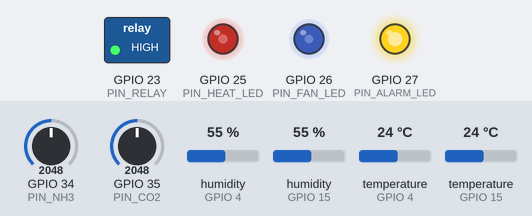
The sketch below on a simulated ESP32. On the bench: switched loads named in the sketch (green lamp = pin HIGH), output pins drawn as LEDs (lit = HIGH). Inputs (shaded band) come from the test bench; at power-on: GPIO 34 (PIN_NH3) = 2048, temperature (sensors on GPIO 4, GPIO 15) 24 °C, GPIO 35 (PIN_CO2) = 2048, humidity (sensors on GPIO 4, GPIO 15) 55 %. WiFi joins after 1.5 s; servers stay silent unless stated; no MQTT or app messages arrive unless stated; what the sketch prints to the serial monitor is not drawn.

Above: at 2.7 s.
2.8 s: GPIO 34 (PIN_NH3) set to 1666
At 5.3 s:
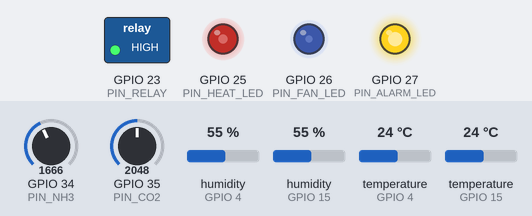
6.5 s: GPIO 34 (PIN_NH3) set to 1638
At 9.6 s:
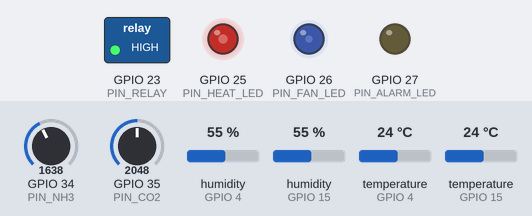
10.0 s: temperature (sensor on GPIO 4) set to 12 °C
At 11.1 s:
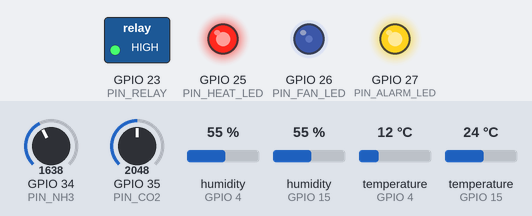
12.0 s: GPIO 35 (PIN_CO2) set to 3972
At 13.7 s:
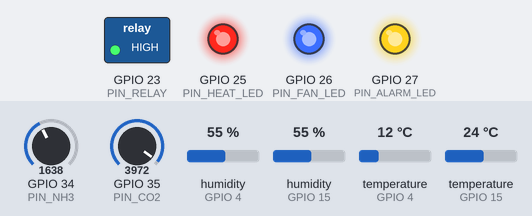
14.0 s: temperature (sensor on GPIO 4) set to 18.4 °C
15.7 s: temperature (sensor on GPIO 4) set to 19.7 °C
At 18.9 s:
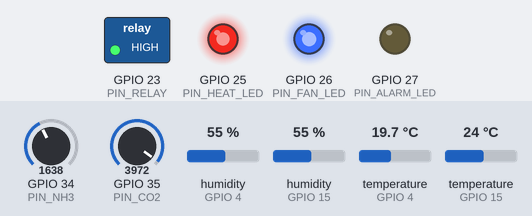
Timing chart, 0 to 20.0 s (numbered marks = the images above; inputs shaded):
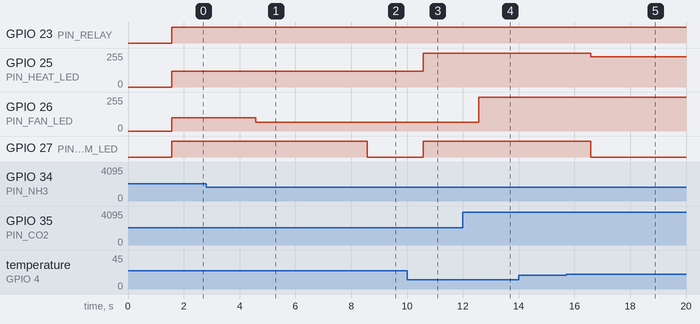

The sketch:

sketch.ino
```cpp
// Вузол керування мікрокліматом пташника на ESP32 (проєкт для симулятора Wokwi).
//
// Використовує те саме ядро алгоритму, що й firmware/core (climate_controller.*).
// Заміни давачів у симуляторі (у Wokwi немає SHT31, SCD30, MQ-137):
//   DHT22 #1 (D4)  – температура/вологість у приміщенні   (замість SHT31)
//   DHT22 #2 (D15) – зовнішня температура
//   потенціометр NH3 (D34) – 0..50 ppm                    (замість MQ-137)
//   потенціометр CO2 (D35) – 400..5000 ppm                (замість SCD30)
// Виконавчі пристрої:
//   червоний LED (D25, ШІМ) – потужність нагріву 0..100 %
//   синій LED   (D26, ШІМ) – продуктивність вентиляції V_min..V_max
//   реле        (D23)      – контактор нагрівача (увімкнено, якщо Q > 5 %)
//   жовтий LED  (D27)      – тривога (режим ALARM)
// Зв'язок: Wi-Fi «Wokwi-GUEST», MQTT-брокер broker.hivemq.com:1883.

#include <WiFi.h>
#include <PubSubClient.h>
#include "DHTesp.h"
#include "climate_controller.h"

// ---------- налаштування ----------
const char* WIFI_SSID = "Wokwi-GUEST";
const char* WIFI_PASS = "";
const char* MQTT_HOST = "broker.hivemq.com";
const int   MQTT_PORT = 1883;
// Унікальний префікс, бо публічний брокер спільний для всіх
const char* BASE = "ir45-maik/farm/h1";
const char* ZONE = "zoneA";

const int PIN_DHT_IN = 4, PIN_DHT_OUT = 15;
const int PIN_NH3 = 34, PIN_CO2 = 35;
const int PIN_HEAT_LED = 25, PIN_FAN_LED = 26, PIN_ALARM_LED = 27, PIN_RELAY = 23;

const unsigned long CONTROL_MS = 1000;    // період алгоритму, 1 с (розд. 3.3)
const unsigned long SENSOR_MS = 2000;     // DHT22 можна читати не частіше ніж раз на 2 с
const unsigned long PUBLISH_MS = 5000;    // у звіті 30 с; для демонстрації – 5 с

// ---------- об'єкти ----------
DHTesp dhtIn, dhtOut;
WiFiClient net;
PubSubClient mqtt(net);
climate::AdaptiveController ctrl;           // параметри за замовчуванням = табл. 3 звіту
climate::Measurements meas = {23.0, -5.0, 10.0, 2000.0};
climate::Output out = {0.9, 0.0, climate::Mode::Normal};
float humIn = 60.0;
unsigned long tControl = 0, tSensor = 0, tPublish = 0;
char topicTelemetry[64], topicStatus[64], topicAlarm[64], topicSetpoints[64], topicCmd[64];

// ---------- ШІМ: сумісно з Arduino-ESP32 2.x і 3.x ----------
void pwmInit(int pin, int ch) {
#if defined(ESP_ARDUINO_VERSION_MAJOR) && ESP_ARDUINO_VERSION_MAJOR >= 3
  (void)ch; ledcAttach(pin, 5000, 8);
#else
  ledcSetup(ch, 5000, 8); ledcAttachPin(pin, ch);
#endif
}
void pwmWrite(int pin, int ch, int duty) {
#if defined(ESP_ARDUINO_VERSION_MAJOR) && ESP_ARDUINO_VERSION_MAJOR >= 3
  (void)ch; ledcWrite(pin, duty);
#else
  (void)pin; ledcWrite(ch, duty);
#endif
}

// ---------- вхідні повідомлення: уставка {"temp_setpoint": 24.5} ----------
bool parseSetpoint(const char* json, float* value) {
  const char* key = strstr(json, "\"temp_setpoint\"");
  if (!key) return false;
  const char* colon = strchr(key, ':');
  if (!colon) return false;
  char* end = nullptr;
  float v = strtof(colon + 1, &end);
  if (end == colon + 1) return false;
  *value = v;
  return true;
}

void onMessage(char* topic, byte* payload, unsigned int len) {
  char buf[128];
  unsigned int n = len < sizeof(buf) - 1 ? len : sizeof(buf) - 1;
  memcpy(buf, payload, n); buf[n] = 0;
  float sp;
  if (parseSetpoint(buf, &sp) && sp >= 15.0f && sp <= 35.0f) {
    ctrl.setSetpoint(sp);
    Serial.printf("[MQTT] %s -> нова уставка %.1f °C\n", topic, sp);
  } else {
    Serial.printf("[MQTT] %s -> відхилено: %s\n", topic, buf);
  }
}

void connectWiFi() {
  Serial.print("Wi-Fi");
  WiFi.begin(WIFI_SSID, WIFI_PASS, 6);
  while (WiFi.status() != WL_CONNECTED) { delay(250); Serial.print('.'); }
  Serial.println(" OK");
}

void connectMqtt() {
  while (!mqtt.connected()) {
    String id = "ir45-esp32-" + String((uint32_t)ESP.getEfuseMac(), HEX);
    // LWT: якщо вузол зникне, брокер сам опублікує "offline"
    if (mqtt.connect(id.c_str(), topicStatus, 1, true, "offline")) {
      mqtt.publish(topicStatus, "online", true);
      mqtt.subscribe(topicSetpoints, 1);
      mqtt.subscribe(topicCmd, 1);
      Serial.println("MQTT OK");
    } else {
      Serial.printf("MQTT помилка %d, повтор через 2 с\n", mqtt.state());
      delay(2000);
    }
  }
}

void readSensors() {
  TempAndHumidity a = dhtIn.getTempAndHumidity();
  if (dhtIn.getStatus() == DHTesp::ERROR_NONE) { meas.T = a.temperature; humIn = a.humidity; }
  TempAndHumidity b = dhtOut.getTempAndHumidity();
  if (dhtOut.getStatus() == DHTesp::ERROR_NONE) meas.T_out = b.temperature;
  // 12-розрядний АЦП: 0..4095
  meas.nh3 = analogRead(PIN_NH3) * 50.0 / 4095.0;
  meas.co2 = 400.0 + analogRead(PIN_CO2) * 4600.0 / 4095.0;
}

void applyOutputs() {
  const climate::Params& p = ctrl.params();
  int heatDuty = (int)(255.0 * out.q_heat / p.q_heater_max + 0.5);
  int fanDuty = (int)(255.0 * (out.vent - p.v_min) / (p.v_max - p.v_min) + 0.5);
  pwmWrite(PIN_HEAT_LED, 0, heatDuty);
  pwmWrite(PIN_FAN_LED, 1, fanDuty < 10 ? 10 : fanDuty);   // V_min > 0: світиться завжди
  digitalWrite(PIN_RELAY, out.q_heat > 0.05 * p.q_heater_max ? HIGH : LOW);
  digitalWrite(PIN_ALARM_LED, out.mode == climate::Mode::Alarm ? HIGH : LOW);
}

void publishTelemetry() {
  char msg[320];
  snprintf(msg, sizeof(msg),
    "{\"ts\":%lu,\"temp\":%.2f,\"hum\":%.1f,\"nh3\":%.2f,\"co2\":%.0f,\"t_out\":%.1f,"
    "\"setpoint\":%.1f,\"vent_m3s\":%.3f,\"heater_w\":%.0f,\"mode\":\"%s\"}",
    millis() / 1000, meas.T, humIn, meas.nh3, meas.co2, meas.T_out,
    ctrl.setpoint(), out.vent, out.q_heat, climate::modeName(out.mode));
  mqtt.publish(topicTelemetry, msg);
  if (out.mode == climate::Mode::Alarm) {
    char al[160];
    snprintf(al, sizeof(al), "{\"zone\":\"%s\",\"temp\":%.2f,\"nh3\":%.2f,\"reason\":\"NH3/temperature out of range\"}",
             ZONE, meas.T, meas.nh3);
    mqtt.publish(topicAlarm, al);
  }
  Serial.println(msg);
}

void setup() {
  Serial.begin(115200);
  snprintf(topicTelemetry, sizeof(topicTelemetry), "%s/%s/telemetry", BASE, ZONE);
  snprintf(topicStatus, sizeof(topicStatus), "%s/%s/status", BASE, ZONE);
  snprintf(topicAlarm, sizeof(topicAlarm), "%s/alarm", BASE);
  snprintf(topicSetpoints, sizeof(topicSetpoints), "%s/setpoints", BASE);
  snprintf(topicCmd, sizeof(topicCmd), "%s/%s/cmd", BASE, ZONE);

  dhtIn.setup(PIN_DHT_IN, DHTesp::DHT22);
  dhtOut.setup(PIN_DHT_OUT, DHTesp::DHT22);
  pinMode(PIN_RELAY, OUTPUT);
  pinMode(PIN_ALARM_LED, OUTPUT);
  pwmInit(PIN_HEAT_LED, 0);
  pwmInit(PIN_FAN_LED, 1);

  connectWiFi();
  mqtt.setServer(MQTT_HOST, MQTT_PORT);
  mqtt.setBufferSize(512);
  mqtt.setCallback(onMessage);
  connectMqtt();
  readSensors();
}

void loop() {
  if (!mqtt.connected()) connectMqtt();
  mqtt.loop();
  unsigned long now = millis();
  if (now - tSensor >= SENSOR_MS) { tSensor = now; readSensors(); }
  if (now - tControl >= CONTROL_MS) {
    tControl = now;
    out = ctrl.step(meas, CONTROL_MS / 1000.0);
    applyOutputs();
  }
  if (now - tPublish >= PUBLISH_MS) { tPublish = now; publishTelemetry(); }
}
```

Measured:
- the behaviour switches between 1639 and 1638 on GPIO 34 (PIN_NH3) (found by bisection; images 1 and 2)
- the behaviour switches between 18.9 and 19 °C on temperature (sensor on GPIO 4) (found by bisection; images 4 and 5)
- after the input at 2.8 s, GPIO 26 (PIN_FAN_LED): 98/255 → 67/255 after 1.8 s
- after the input at 6.5 s, GPIO 26 (PIN_FAN_LED): 67/255 → 65/255 after 2.1 s; GPIO 27 (PIN_ALARM_LED): HIGH → LOW after 2.1 s
- after the input at 10.0 s, GPIO 25 (PIN_HEAT_LED): 118/255 → 255/255 after 0.58 s; GPIO 27 (PIN_ALARM_LED): LOW → HIGH after 0.58 s
- after the input at 12.0 s, GPIO 26 (PIN_FAN_LED): 65/255 → 255/255 after 0.58 s
- after the input at 14.0 s, every drawn part: stays the same
- after the input at 15.7 s, GPIO 25 (PIN_HEAT_LED): 255/255 → 227/255 after 0.88 s, → 228/255 1.0 s later; GPIO 27 (PIN_ALARM_LED): HIGH → LOW after 0.88 s
